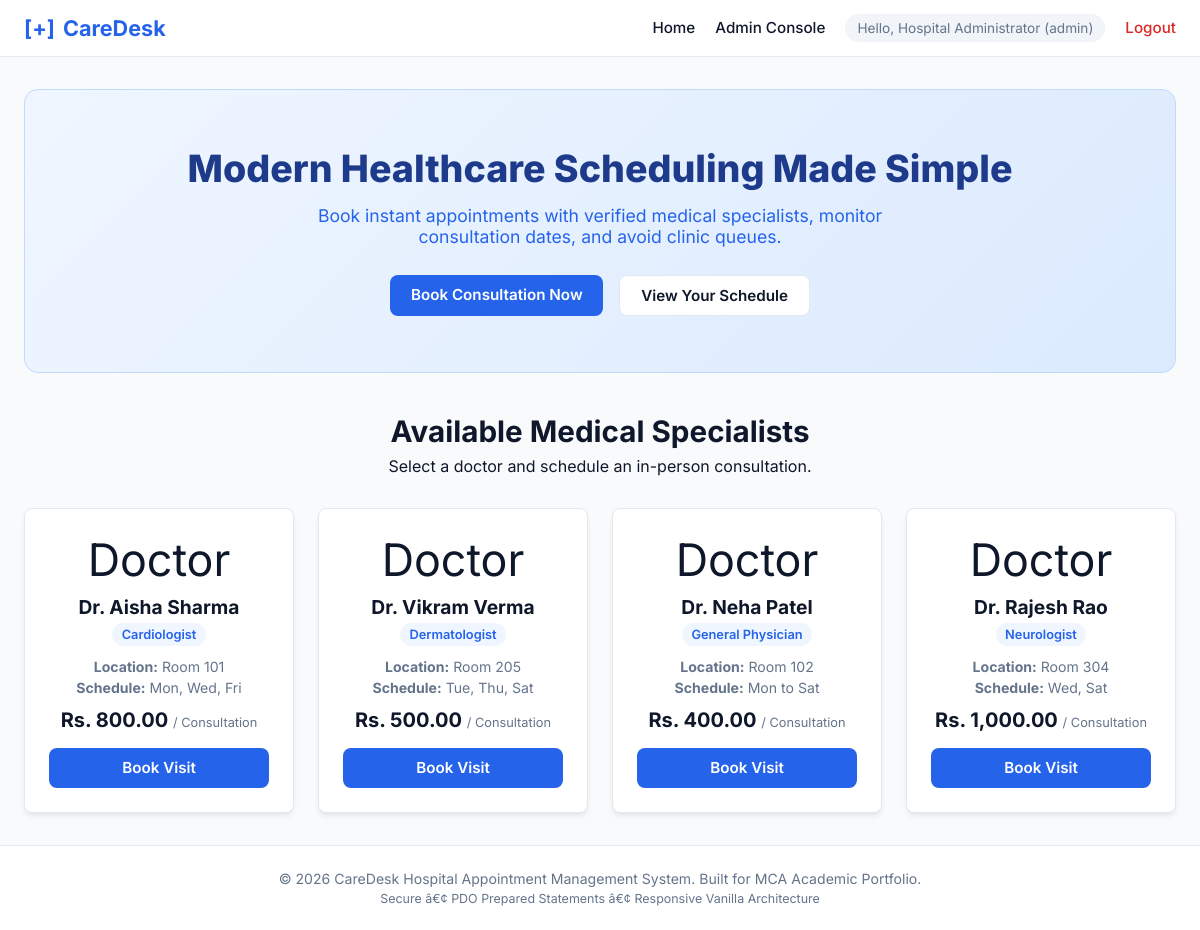
The page / (signed in) on the database its author committed.
### tables this page shows
CREATE TABLE `doctors` (
    `id` INT AUTO_INCREMENT PRIMARY KEY,
    `name` VARCHAR(100) NOT NULL,
    `specialty` VARCHAR(100) NOT NULL,
    `room_no` VARCHAR(20) NOT NULL,
    `fee` DECIMAL(10,2) NOT NULL,
    `available_days` VARCHAR(100) NOT NULL DEFAULT 'Monday - Friday'
);

### index.php (the view, shortened to what this page needs)
<?php
require_once __DIR__ . '/includes/header.php';
$pdo = getDBConnection();
$doctors =$pdo->query("SELECT * FROM doctors ORDER BY id ASC")->fetchAll();
?>
<section class="hero-banner">
    <div class="hero-content">
        <h1>Modern Healthcare Scheduling Made Simple</h1>
        <p>Book instant appointments with verified medical specialists, monitor consultation dates, and avoid clinic queues.</p>
        <div class="hero-actions">
            <?php if (!isset($_SESSION['user_id'])): ?>
                <a href="/caredesk/pages/register.php" class="btn-primary">Create Patient Account</a>
                <a href="/caredesk/pages/login.php" class="btn-secondary">Sign In</a>
            <?php else: ?>
                <a href="/caredesk/pages/book_appointment.php" class="btn-primary">Book Consultation Now</a>
                <a href="/caredesk/pages/dashboard.php" class="btn-secondary">View Your Schedule</a>
            <?php endif; ?>
        </div>
    </div>
</section>
<section class="section-container">
    <div class="section-title">
        <h2>Available Medical Specialists</h2>
        <p>Select a doctor and schedule an in-person consultation.</p>
    </div>
    <div class="doctor-grid">
        <?php foreach ($doctors as$doc): ?>
            <div class="doctor-card">
                <div class="doc-avatar">Doctor</div>
                <h3><?= htmlspecialchars($doc['name']) ?></h3>
                <span class="doc-badge"><?= htmlspecialchars($doc['specialty']) ?></span>
                <p class="doc-info"><strong>Location:</strong> <?= htmlspecialchars($doc['room_no']) ?></p>
                <p class="doc-info"><strong>Schedule:</strong> <?= htmlspecialchars($doc['available_days']) ?></p>
                <p class="doc-fee">Rs. <?= number_format($doc['fee'], 2) ?> <span>/ Consultation</span></p>
                <a href="/caredesk/pages/book_appointment.php" class="btn-card">Book Visit</a>
            </div>
        <?php endforeach; ?>
    </div>
</section>
<?php require_once __DIR__ . '/includes/footer.php'; ?>

### assets/css/style.css (style rules this page uses)
* { margin: 0; padding: 0; box-sizing: border-box; font-family: 'Inter', system-ui, -apple-system, sans-serif; }
body { background-color: var(--bg-light); color: var(--text-dark); display: flex; flex-direction: column; min-height: 100vh; }
.hero-banner { background: linear-gradient(135deg, #eff6ff 0%, #dbeafe 100%); border-radius: 14px; padding: 3.5rem 2rem; text-align: center; margin-bottom: 2.5rem; border: 1px solid #bfdbfe; }
.hero-content h1 { font-size: 2.35rem; font-weight: 800; color: #1e3a8a; margin-bottom: 0.85rem; }
.hero-content p { color: #2563eb; max-width: 650px; margin: 0 auto 1.75rem; font-size: 1.1rem; }
.hero-actions { display: flex; justify-content: center; gap: 1rem; }
.btn-primary, .btn-secondary, .btn-submit, .btn-card, .btn-cancel { display: inline-block; padding: 0.65rem 1.3rem; border-radius: var(--radius); font-weight: 600; text-decoration: none; border: none; cursor: pointer; font-size: 0.95rem; transition: background-color 0.2s; }
.btn-primary, .btn-submit { background-color: var(--primary); color: #fff; }
.btn-secondary { background-color: #fff; color: var(--text-dark); border: 1px solid var(--border); }
.btn-card { width: 100%; text-align: center; background-color: var(--primary); color: #fff; margin-top: 1rem; }
.section-title { text-align: center; margin-bottom: 2rem; }
.section-title h2 { font-size: 1.85rem; margin-bottom: 0.4rem; }
.doctor-grid { display: grid; grid-template-columns: repeat(auto-fit, minmax(260px, 1fr)); gap: 1.5rem; }
.doctor-card { background: var(--surface); border: 1px solid var(--border); border-radius: var(--radius); padding: 1.5rem; box-shadow: var(--shadow); text-align: center; }
.doc-avatar { font-size: 2.8rem; margin-bottom: 0.5rem; }
.doctor-card h3 { font-size: 1.2rem; margin-bottom: 0.25rem; }
.doc-badge { display: inline-block; background: #eff6ff; color: var(--primary); font-size: 0.8rem; padding: 0.25rem 0.6rem; border-radius: 9999px; font-weight: 600; margin-bottom: 0.75rem; }
.doc-info { font-size: 0.88rem; color: var(--text-muted); margin-bottom: 0.25rem; }
.doc-fee { font-size: 1.25rem; font-weight: 700; color: var(--text-dark); margin-top: 0.75rem; }
.doc-fee span { font-size: 0.8rem; color: var(--text-muted); font-weight: 400; }

### rows shown on the page
doctors: name "Dr. Aisha Sharma", specialty "Cardiologist", room_no "Room 101", available_days "Mon, Wed, Fri", fee "800.00"
doctors: name "Dr. Vikram Verma", specialty "Dermatologist", room_no "Room 205", available_days "Tue, Thu, Sat", fee "500.00"
doctors: name "Dr. Neha Patel", specialty "General Physician", room_no "Room 102", available_days "Mon to Sat", fee "400.00"
doctors: name "Dr. Rajesh Rao", specialty "Neurologist", room_no "Room 304", available_days "Wed, Sat", fee "1,000.00"

### other values the page prints
$userName "Hospital Administrator"
$userRole "admin"
